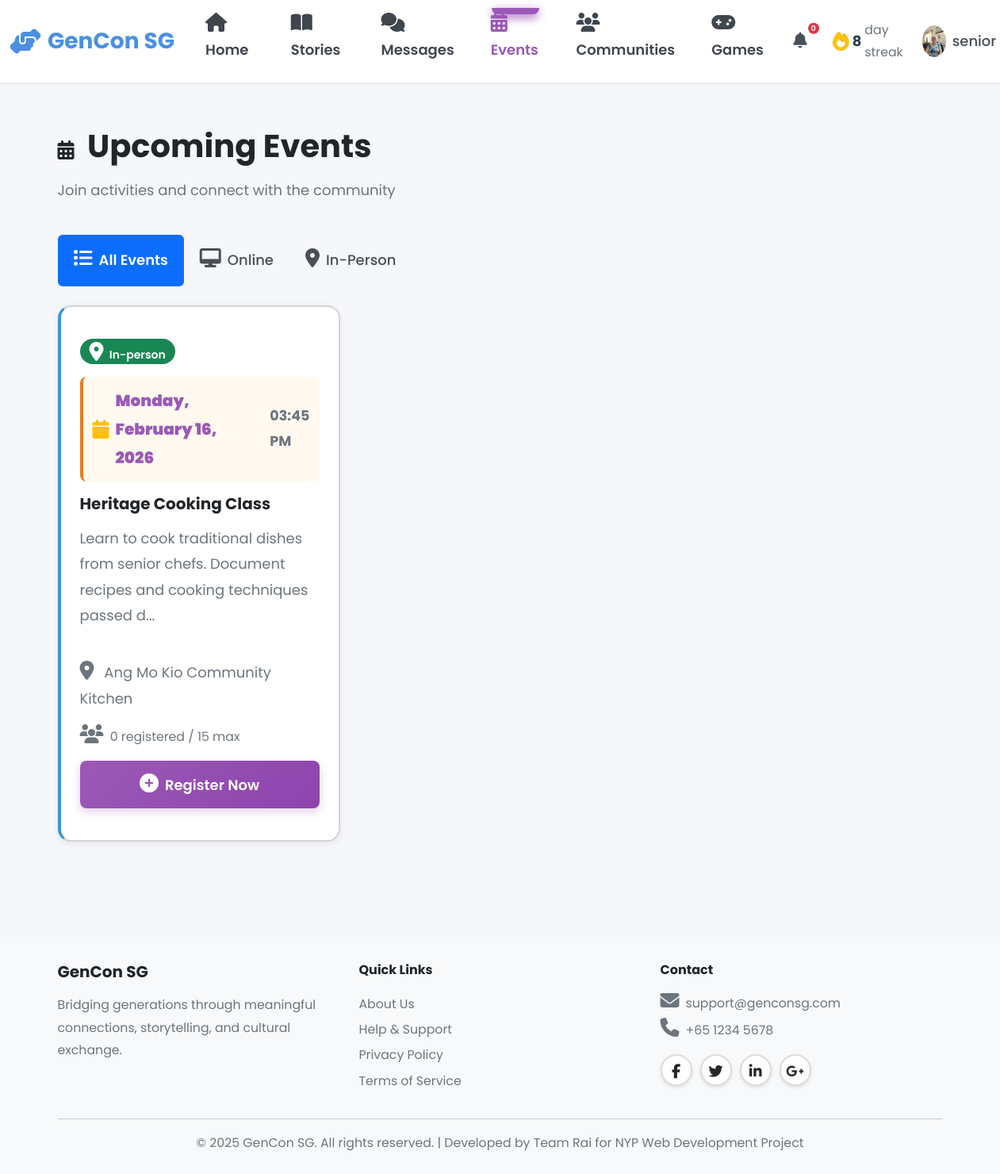
The page /senior/events (signed in) on the database as committed earlier.
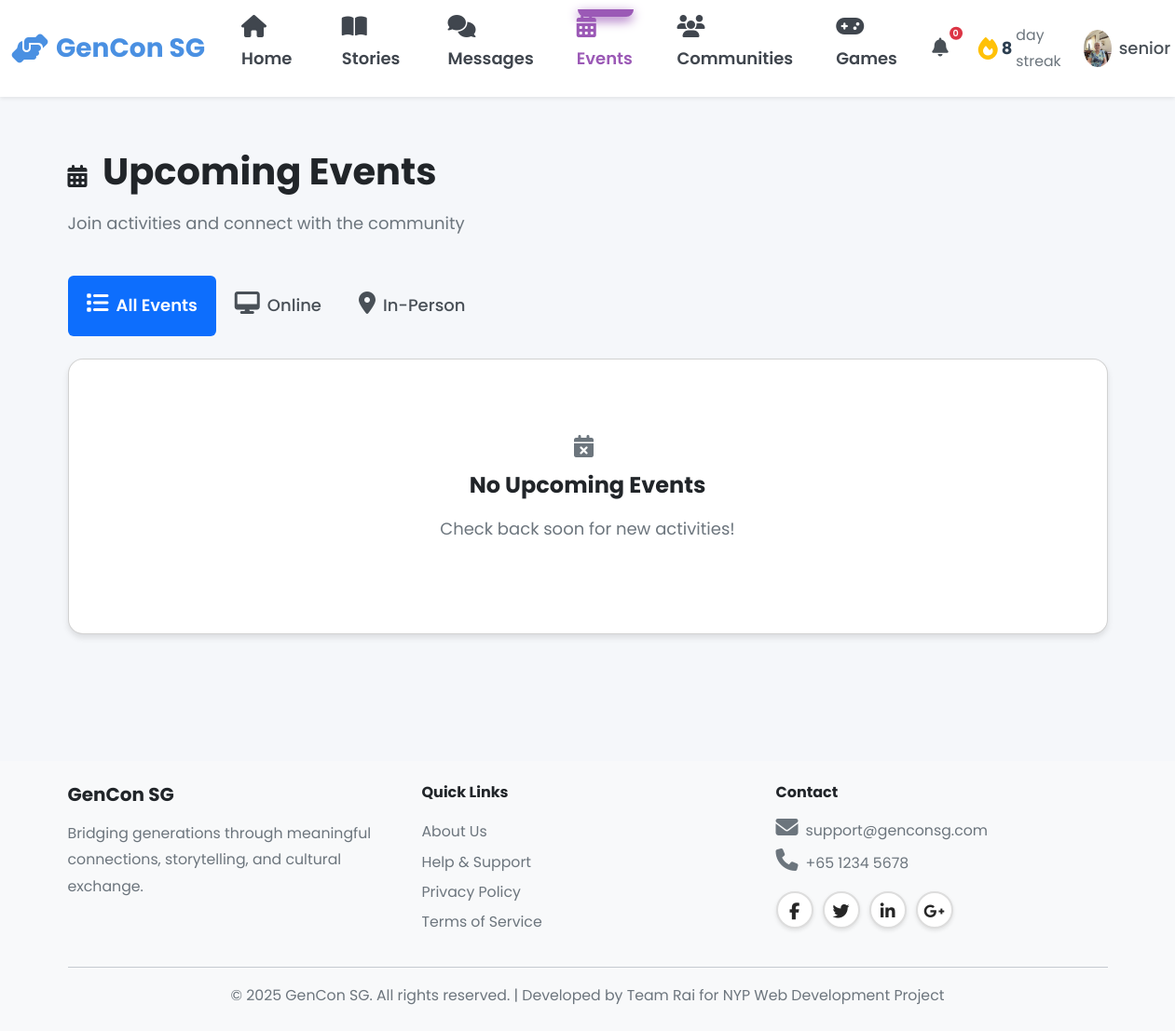
The same page on the database as committed later.
### models.py (models this page shows, shortened)
class Event(db.Model):
    __tablename__ = 'events'
    id = db.Column(db.Integer, primary_key=True)
    title = db.Column(db.String(200), nullable=False)
    description = db.Column(db.Text)
    event_type = db.Column(db.String(20), nullable=False)  # 'online' or 'in-person'
    location = db.Column(db.String(255))
    date = db.Column(db.DateTime, nullable=False, index=True)
    capacity = db.Column(db.Integer)
    created_by = db.Column(db.Integer, db.ForeignKey('users.id'), nullable=False)
    created_at = db.Column(db.DateTime, default=datetime.utcnow, nullable=False)
    creator = db.relationship('User')
    participants = db.relationship('EventParticipant', back_populates='event',
                                   lazy='dynamic', cascade='all, delete-orphan')

### blueprints/senior.py (the view)
@senior_bp.route('/events')
@login_required
def events():
    user_id = session['user_id']
    upcoming_events = Event.query.filter(Event.date >= datetime.utcnow()).order_by(Event.date).all()
    registered_event_ids = [p.event_id for p in EventParticipant.query.filter_by(user_id=user_id).all()]
    events_data = []
    for event in upcoming_events:
        is_registered = event.id in registered_event_ids
        event_dict = {
            'id': event.id,
            'title': event.title,
            'description': event.description,
            'event_type': event.event_type,
            'location': event.location,
            'date': event.date,
            'capacity': event.capacity,
            'participants_count': event.participants.count(),
            'is_registered': is_registered,
            'is_full': event.capacity is not None and event.participants.count() >= event.capacity
        }
        events_data.append(event_dict)
    return render_template('senior/events.html', events=events_data)

### app.py (called while the page is built)
@app.context_processor
def inject_user():
    user_streak = 0
    if 'user_id' in session:
        from models import Streak
        streak = Streak.query.filter_by(user_id=session['user_id']).first()
        if streak:
            user_streak = streak.current_streak
    return dict(session=session, user_streak=user_streak)

@app.after_request
def add_security_headers(response):
    csp = (
        "default-src 'self'; "
        "script-src 'self' 'unsafe-inline' 'unsafe-eval' blob: https://cdn.jsdelivr.net https://cdnjs.cloudflare.com; "
        "style-src 'self' 'unsafe-inline' https://cdn.jsdelivr.net https://cdnjs.cloudflare.com https://fonts.googleapis.com; "
        "font-src 'self' https://cdnjs.cloudflare.com https://fonts.gstatic.com; "
        "img-src 'self' data: blob: https:; "
        "connect-src 'self' ws: wss: https://cdn.jsdelivr.net https://cdnjs.cloudflare.com; "
        "worker-src 'self' blob:;"
    )
    response.headers['Content-Security-Policy'] = csp
    return response

@app.template_filter('format_date')
def format_date_filter(date, format='%B %d, %Y'):
    if date:
        return (date + timedelta(hours=8)).strftime(format)
    return ''

### templates/senior/events.html (shortened to what the changed rows need)
{% extends "base.html" %}
{% block content %}
<div class="container py-4">
    <div class="d-flex justify-content-between align-items-center mb-4">
        <div>
            <h1>
                <i class="fas fa-calendar-alt me-2"></i>
                Upcoming Events
            </h1>
        </div>
    </div>
    <div class="row">
        {% if events %}
            {% for event in events %}
            <div class="col-md-6 col-lg-4 mb-4">
                <div class="card event-card h-100" data-category="{{ event.event_type }}">
                    <div class="card-body d-flex flex-column">
                        <span class="badge {% if event.event_type == 'online' %}bg-primary{% else %}bg-success{% endif %} mb-3 align-self-start">
                            <i class="fas {% if event.event_type == 'online' %}fa-desktop{% else %}fa-map-marker-alt{% endif %} me-1"></i>
                            {{ event.event_type|capitalize }}
                        </span>
                        <div class="event-date mb-3">
                            <i class="fas fa-calendar text-warning me-2"></i>
                            <strong>{{ event.date|format_date('%A, %B %d, %Y') }}</strong>
                            <br>
                            <small class="text-muted ms-4">
                                {{ event.date|format_date('%I:%M %p') }}
                            </small>
                        </div>
                        <h5 class="card-title mb-3">{{ event.title }}</h5>
                        <p class="card-text text-muted flex-grow-1">
                            {{ event.description[:100] }}{% if event.description|length > 100 %}...{% endif %}
                        </p>
                        <p class="text-muted mb-3">
                            <i class="fas fa-map-marker-alt me-2"></i>
                            {{ event.location if event.location else 'Online Event' }}
                        </p>
                        <div class="d-flex justify-content-between align-items-center mb-3">
                            <small class="text-muted participant-count">
                                <i class="fas fa-users me-1"></i>
                                {{ event.participants_count }} registered
                                {% if event.capacity %}
                                    / {{ event.capacity }} max
                                {% endif %}
                            </small>
                        </div>
                        <button class="btn btn-primary w-100 btn-register
                                {% if event.is_full and not event.is_registered %}disabled{% endif %}"
                                data-id="{{ event.id }}"
                                {% if event.is_full and not event.is_registered %}disabled{% endif %}>
                            {% if event.is_full and not event.is_registered %}
                                Event Full
                            {% elif event.is_registered %}
                                <i class="fas fa-check-circle me-2"></i>Registered
                            {% else %}
                                <i class="fas fa-plus-circle me-2"></i>Register Now
                            {% endif %}
                        </button>
                    </div>
                </div>
            </div>
            {% endfor %}
        {% else %}
            <div class="col-12">
                <div class="card">
                    <div class="card-body text-center py-5">
                        <i class="fas fa-calendar-times fa-3x text-muted mb-3"></i>
                        <h4>No Upcoming Events</h4>
                        <p class="text-muted">Check back soon for new activities!</p>
                    </div>
                </div>
            </div>
        {% endif %}
    </div>
</div>
{% endblock %}

Rows that differ between the two databases and show on the page:
removed Event: event_type "In-person", date "Monday, February 16, 2026", date "03:45 PM", title "Heritage Cooking Class", description "Learn to cook traditional dishes from senior chefs. Document recipes and cooking techniques passed d", location "Ang Mo Kio Community Kitchen", participants_count "0", capacity "15"
Other text that changed with them:
text now shown: "No Upcoming Events Check back soon for new activities!"
